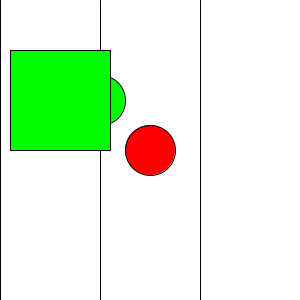
Frame 1 (no input)
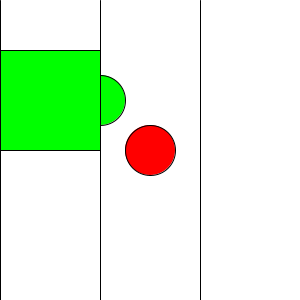
Frame 60 (the mouse pressed at the canvas centre just before this capture)
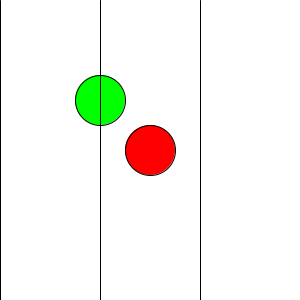
Frame 120 (the mouse held since frame 60 and released just before this capture)

The Processing sketch that drew these frames (run headless with seeded random() and noise(); from frame 60 on, the mouse is pressed at the canvas centre):

// Processing sketch: QuickExamples
// ── QuickExamples.pde
int diameter = 50;
int x = 10;

void setup(){
  size(300, 300);
}

void draw(){
  background(255);
  ball1();
  ball2(100, 100);
  drawLines();
  
  rect(x, 50, 100, 100);
  x = x + 5;
  if(x > width){
    x = 0;
  }
 
}

void ball1(){
  fill(255, 0, 0);
  ellipse(150, 150, diameter, diameter);  
}

void ball2(int x, int y){
  fill(0, 255, 0);
  ellipse(x, y, diameter, diameter);
}

void drawLines(){
  for(int x = 0; x <= width; x = x + 100){
    line(x, 0, x, height);
  }
}
